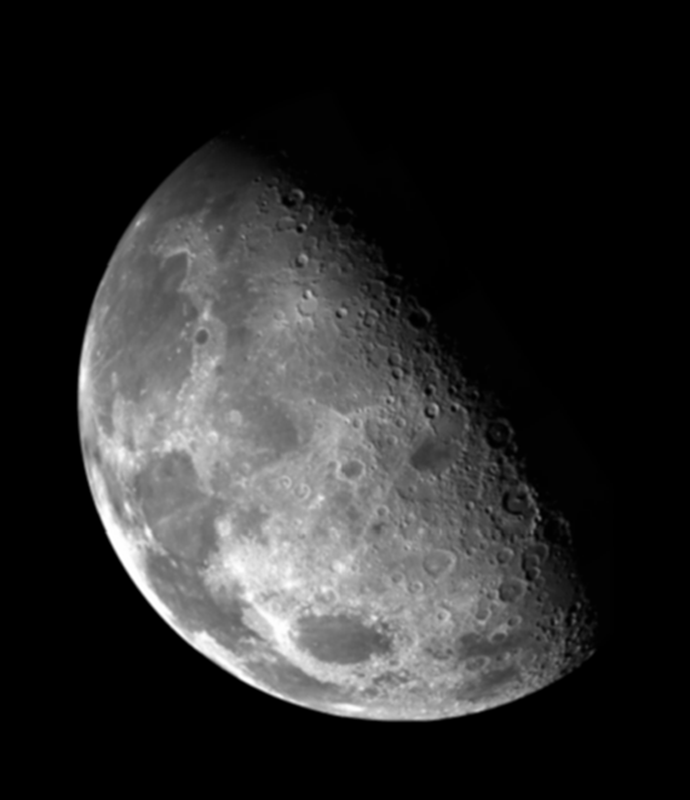
%> input picture HW2/blurry-moon.tif, 690 x 800 px, given in place of lungs.jpeg, which was not available
$ octave HW2.m   (GNU Octave 9; MATLAB toolbox functions it lacks are replaced by stand-ins)
%> lines starting %> are read from the running program, lines starting %| are printed output that depends on the picture; pictures that were not available may be replaced by others from this repository, and a replacement may not be noted
### HW2/unsharp.m
function im_out = unsharp(im_in, maskA, weight)
% INPUTS:
% im_in : Input Image
% maskA : small odd-sized lowpass filter mask (LPF)
% weight : positive number (k >= 1)

% OUTPUTS:
% im_out : Output Image

[a,b] = size( maskA );
maskB = zeros( size( maskA));
maskB(ceil(a/2),ceil(b/2)) = 1; % Original Signal (matrix of zeros with center 1)
maskC = maskB - maskA; % highFreq (HPF(orig)) = orig - LPF(orig)
maskD = maskB + weight * maskC; % output = orig + k * HPF(orig) : : unsharp mask
im_out = conv2(im_in,maskD,'valid');  % sharpened signal
end

### HW2/HW2.m
%% ECE 253, Homework 2
% _*|Shivani Bhakta|*_
% _*|   A13832428  |*_

%% Problem 1 Histogram Equalization
clc; close all;
img = imread("lungs.jpeg");
%> img is the input picture: size 800x690 uint8; min 0, max 255, mean 42.7
% figure, imshow(img);
img_gray = img(:,:,1);
figure, imshow(img_gray), title('grayscale lungs image');
ghe = histeq(img_gray);
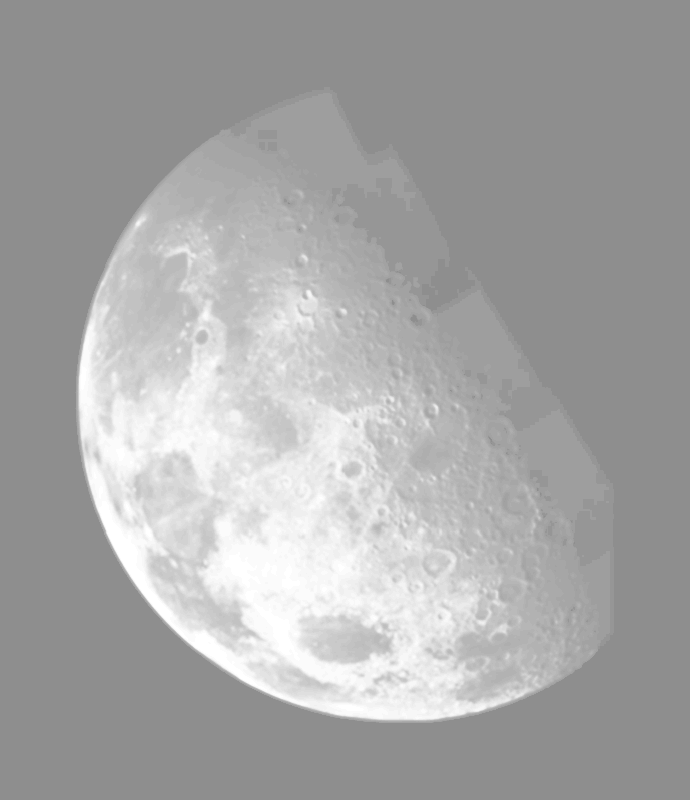
%> ghe: size 800x690 uint8; min 142, max 255, mean 167
% figure, imshow(ghe),
% title('global histogram equalized version - lungs image');

%% _Part(a)_

[n,y] = imhist(img_gray,256);
%> n = 256 values, max 313271 at index 1, min 77 at index 249, mean 2156.2; y = 256 values from 0 to 255
map = cumsum(n);
%> map = 256 values from 313271 to 552000
map = map / max(map); % normalize
%> map = 256 values from 0.568 to 1
figure, imshow(img_gray, [map map map]),
title('Gray image with CDF mapping part a');
% figure, plot(y,map), title('CDF'), hold on;
%%
% * Here, "map" represents the cummulative sum of the counts of each
% pixel (that are 0-255), given from the imhist. This will return the same
% matrix size as the input. Each entry is the cummulative sum of all the
% entries above. This means the last entry will be the total of the entire
% vector and the maximum value of the vector/1-D matrix.
% * When we divide the map we get from cumsum with the max value in the
% map, we are basically normalizing the array to be between 0 to 1. This
% allows for the plot to have x-axis going from 0 to 255, which are the
% pixel intensity and y-axis shown from 0 to 1 due to the normalization
% above and the plot has the increasing curve which represents the
% CDF (cummulative distribution function) of the histogram of the gray img.
% * With the imshow command the image being shown is showing the remapped
% pixels using the remapping function that is CDF of the image. The map
% input in imshow has an array of 3 map input because of the matlab
% colormap convention that takes in one value input for each RGB values. So
% basically each row of map is a three-element RGB triplet that specifies
% the red, green, and blue components of a single color of the colormap.

%% _Part(b)_

figure, plot(y,map), %title('CDF part a');
hold on;

% [n,y] = imhist(b,256);
n(1) = 0;
% n(255) = 0;
map = cumsum(n);
%> map = 256 values from 0 to 238729
map = map / max(map); % normalize
%> map = 256 values from 0 to 1
% figure, %.Position = [100 100 540 400];
plot(y,map)
% title('CDF after part b')
legend('CDF part a','CDF after part b')
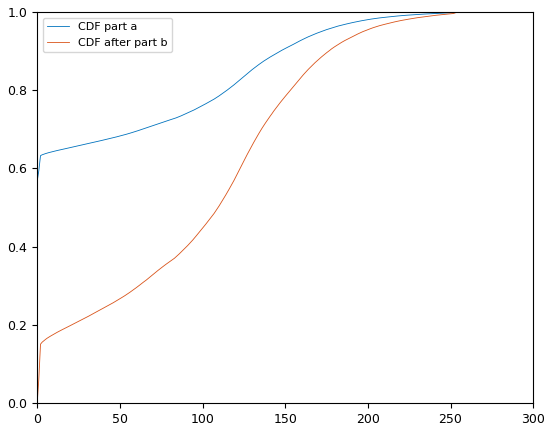
%> figure redrawn from the program's plot data; curve peaks at x = 255, y = 1

figure()
imshow(img_gray, [map map map])
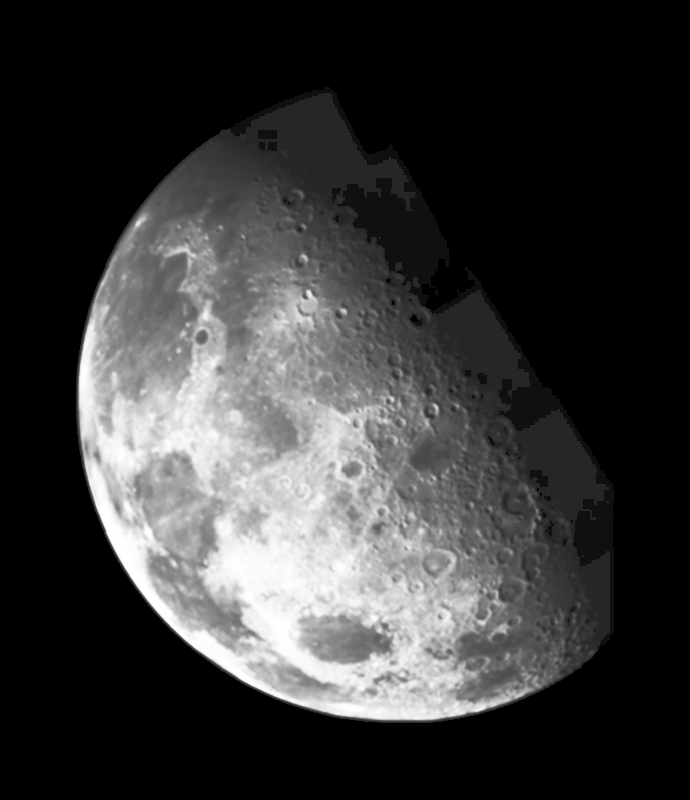
%> displayed picture: size 800x690x3, on the screen's scale of 0 to 255; min 0, max 255, mean 56
title('New image part b')

%%
%
% * As it can be seen from the image, the dark background in the image
% was hurting the histogram equalization. Thus if we just "ignore" those
% dark pixels aka the count of pixel 0 is 0, it will help a lot to see the
% smaller detailed in the image. This basically means we change our n
% variable's first entry to zero. So using the CDF of this n, we will be
% able to generate new map and plot the new image.
% * As it can be seen from the equalized images, in the new image we are
% able to see the details of the image clearly, which was not really
% visible due to the dark background from the first mapping. This can also
% be seen on the CDF plot, that we have zero pixels that are dark and this
% we just decreased the count of the darker pixels overall.
%

%% Problem 2 Noise Cleaning

clc; clear; close all;
% img = imread("lungs.jpeg");
cleanbaby = load('cleanbaby.mat').cleanbaby; % image w/o added noise
% image w/ salt noise added (vertical streaks)
babyS = load('babyS.mat').babyS;
baby2 = load('baby2.mat').baby2; %image w/ salt + low level gaussian noise

%% _Part(a)_

% * 1x3 Filter
MF_babyS = medfilt2(babyS,[1 3]);
MF_baby2 = medfilt2(baby2,[1 3]);

% mean squared error
mseS = immse(cleanbaby, MF_babyS);
mse2 = immse(cleanbaby, MF_baby2);


fprintf(['Following MSE is calculated on images filtered using ' ...
    'the 1x3 median filter. \n \n']);
fprintf(['The MSE betweeen the filtered babyS and cleanbaby ' ...
    'image: %f \n'], mseS);
fprintf(['The MSE betweeen the filtered baby2 and cleanbaby ' ...
    'image: %f \n'], mse2);

% * 3x3 Filter
MF_babyS = medfilt2(babyS,[3 3]);
MF_baby2 = medfilt2(baby2,[3 3]);

% mean squared error
mseS = immse(cleanbaby, MF_babyS);
mse2 = immse(cleanbaby, MF_baby2);


fprintf(['\nFollowing MSE is calculated on images filtered using ' ...
    'the 3x3 median filter. \n \n']);
fprintf(['The MSE betweeen the filtered babyS and cleanbaby ' ...
    'image: %f \n'], mseS);
fprintf(['The MSE betweeen the filtered baby2 and cleanbaby ' ...
    'image: %f \n'], mse2);

%%
%
% * The 1x3 filter does better (in terms of MSE) than 3x3 filter for babyS.
% The median filter in general is good for removing salt and pepper noise.
% Salt noise as we know it, is random white pixels (white dots in an image),
% which in our case is distributed like vertical streaks in babyS. Here what
% 1x3 median filter does is, it takes the 3 values in the neighborhood
% (within that row) and sorts them, chooses the median and assigns it to
% the pixel of interest. This forces pixels with distinct intensities to be
% more like it's neighbours. This 1x3 works better than 3x3, because, the
% former sorts all 9 values (includes 3 rows), potentialy having more noise,
% since our noise is distributed vertically, making it more error prone
% than just looking at the row, which 1x3 does well.
% * The 3x3 filter does better (in terms of MSE) than 1x3 filter for baby2.
% Notice that baby2 has added low level of Gaussian noise on top of the
% salt noise we saw in babyS. Thus even though 1x3 does better for babyS,
% it doesn't do that well for baby2 due to this added Gaussian noise. Here,
% 3x3 filter helps because of the low level of Gaussian noise, it will look
% at the entire neighbourhood and choose the median which will remove all
% the low extream as well as high and actually chooses the value in the
% sequence, rather than random number like mean filter could give, that
% might not even be part of the sequence.

%% _Part(b)_
MF_baby2 = medfilt2(baby2,[3 3]);
Spatial_filter = 1/8 * [0 1 0; 1 4 1; 0 1 0]; % mse = 6.177217
% Spatial_filter = 1/9 * ones(3,3);  % mse = 8.713174
% Spatial_filter = 1/10 * [1 1 1; 1 2 1; 1 1 1]; % mse = 8.092480
% Spatial_filter = 1/16 * [1 2 1; 2 4 2; 1 2 1]; % mse = 7.311363
SA_baby2 = imfilter(MF_baby2, Spatial_filter);

% mean squared error
mse3 = immse(cleanbaby, SA_baby2);

fprintf(['\nFollowing MSE is calculated on image filtered using ' ...
    'the 3x3 median filter \n' ...
    'and a spatial averaging 3x3 mean filter. \n \n']);
fprintf(['The MSE betweeen the filtered baby2 and cleanbaby ' ...
    'image: %f \n'], mse3);


MF_baby2 = medfilt2(baby2,[1 3]);
SA_baby2 = imfilter(MF_baby2, Spatial_filter);


% mean squared error
mse3 = immse(cleanbaby, SA_baby2);

fprintf(['\nFollowing MSE is calculated on image filtered using ' ...
    'the 1x3 median filter \n' ...
    'and a spatial averaging 3x3 mean filter. \n \n']);
fprintf(['The MSE betweeen the filtered baby2 and cleanbaby ' ...
    'image: %f \n'], mse3);

%%
%
% * Here, the sequential use of a median filter and a spatial averaging
% filter on the baby2 image that has both noise type works better than
% either of the median filters in part a. However, it is not a significant
% difference (just ~0.91 mse) from the lowest in part a.
% * We see that using the 1x3 is better than 3x3 median filter in this
% sequence, it is because of the same reason as mentioned in part a. We
% have vertical salt noise and hence 1x3 is better. So with first operation
% in the series, we are decreasing that salt noise. Once we get rid of most
% of the salt noise, we can say that we are somewhat only left with the
% Gaussian noise.
% * Now, because averaging works better with removing gaussian noise, we
% have better results than just using 3x3 median filter alone for
% the gaussian noise. Spatial average filter will replace each pixel with
% the average of it's all neighbours, this will help with the smoothing of
% the image.
% * One thing to note here is that, I tried varies spatial averaging
% filter, but the only one that actually recudes the error is the strong
% center weighted averaging filter, rather, the others don't give much
% different results that part a. This might be because we have the low
% frequency gaussian noise, and this the strong center helps with keeping
% the avg close to the pixel of interest and not skew towards the smaller
% outliers.


%% Problem 3 Unsharp Masking
%% _Part(a)_
clc; clear; close all;
type unsharp.m
%%
% *EXPLANATION*
%%
%
% * Mask B can be seen as the original signal, which is basically a matrix
% of zeros with 1 on the center position
% * Mask C is the difference of original signal and the input of mask A,
% which is the lowpass filter mask (LPF), which is basically highpass
% filter mask (HPF). Because orignal signal is just the summation of HPF
% and LPF
% * Mask D is the unsharp mask, which is the HPF added to the orignal
% signal with some positive weight multiplied to it.
% * This function performs edge sharpening by taking in the orignal image
% and lowpass filter image and finds the highpass filter mask to be added
% to the original image. By defination, the edge sharpened image is
% generated by adding the high frequency mask to the original image. What
% high frequency mask means the pixel values that changes quickly, and this
% happens on the edge of objects in an image. Thus, adding a weighted
% highpass filter mask, just "bolds" the borders or the edges of the image.
% Hence, this function performs edge sharpening by just adding the high
% frequency content to the input image.
%


%% _Part(b)_

tst = ones(128,1)*[64*ones(1,32) (64:4:188) 192*ones(1,32) 64*ones(1,32)];
% first 32 col'ns w/ value 64, then 32 col'ns 64 of ramp going from 64 to
% 199, then 32 columns of value 192 and finally 32 col'ns of value
% imshow(tst, [0 255])
figure()
plot(tst(64,:));
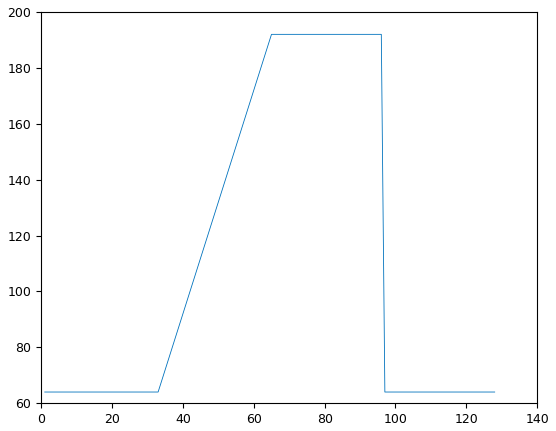
%> figure redrawn from the program's plot data; curve peaks at x = 65, y = 192

%%
% *Edge shapening with 3x3 Mask*

% weighted mask

mask1 = (1/9)  * ones(3,3);
% masks=[mask1,mask2,mask3,mask4];
weights = [1, 5, 10, 12];
figure()
for ii = 1:4
    outA = unsharp(tst,mask1, weights(ii));
    subplot(2,2,ii)
    imshow(outA, [0 255])
    str = sprintf("weight = %d",weights(ii));
    title(str)
end
sgtitle("With (3x3) mask1 = (1/9)  * ones(3,3)" )
figure()
plot(outA(64,:));
%> figure, not shown here; curve peaks at x = 95, y = 704

% center-weighted low pass filter

mask2 = (1/8)  * [0 1 0; 1 4 1; 0 1 0];
figure()
for ii = 1:4
    outA = unsharp(tst,mask2, weights(ii));
    subplot(2,2,ii)
    imshow(outA, [0 255])
    str = sprintf("weight = %d",weights(ii));
    title(str)
end
sgtitle("With (3x3) mask2 = (1/8)  * [0 1 0; 1 4 1; 0 1 0]" )

figure()
plot(outA(64,:));
%> figure, not shown here; curve peaks at x = 95, y = 384
% [10 lines of commented-out code are left out]

mask4 = (1/16) * [1 2 1; 2 4 2; 1 2 1];
figure()
for ii = 1:4
    outA = unsharp(tst,mask4, weights(ii));
    subplot(2,2,ii)
    imshow(outA, [0 255])
    str = sprintf("weight = %d",weights(ii));
    title(str)
end
sgtitle("With (3x3) mask4 = (1/16) * [1 2 1; 2 4 2; 1 2 1]" )
figure()
plot(outA(64,:));
%> figure, not shown here; curve peaks at x = 95, y = 576
%%
% * First, looking at the images as we increase the weight for the highpass
% filter, we get a higher jump from bright to dark regions. This means that
% we have a white region on the left of the black line aka the border. This
% is again "bolding" the edge due to the HPF. The higher the weight the
% bolder it gets. This is true for all 3x3, 5x5, and 7x7 Lowpass filters.
% * Now, let's look at what happens when we increase the filter size, the
% edges get smoother and brighter.
% * Another differece we can observe is the different between the
% center-weighted low pass filter vs regular avg. The different is not much
% evident, but if we look closer, the images does seem little darker
% for the center-weighted over the regular filter, for both 3x3 and 5x5
% filter.
%
%%
% *Edge shapening with 5x5 Mask*

mask1 = 1/25 *ones(5,5);
figure()
for ii = 1:4
    outA = unsharp(tst,mask1, weights(ii));
    subplot(2,2,ii)
    imshow(outA, [0 255])
    str = sprintf("weight = %d",weights(ii));
    title(str)
end
sgtitle("With (5x5) mask1 = 1/25 *ones(5,5)" )
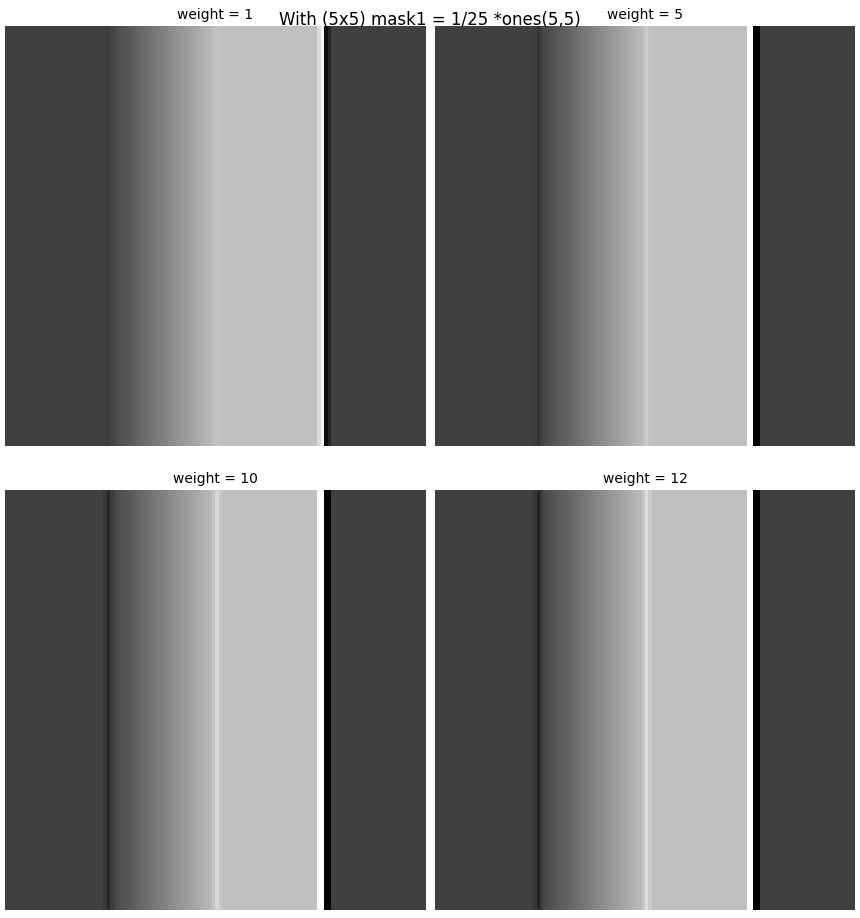
%> figure redrawn from the program's plot data, 4 panels

figure()
plot(outA(64,:));
%> figure, not shown here; curve peaks at x = 94, y = 806.4

%%
mask2 = (1/125)* [1  4  6  4 1;
                  4 16 24 16 4;
                  6 24 36 24 6;
                  4 16 24 16 4;
                  1  4  6  4 1 ];
figure()
for ii = 1:4
    outA = unsharp(tst,mask1, ii);
    subplot(2,2,ii)
    imshow(outA, [0 255])
    str = sprintf("weight = %d",ii);
    title(str)
end
sgtitle("With (5x5) mask2" )

figure()
plot(outA(64,:));
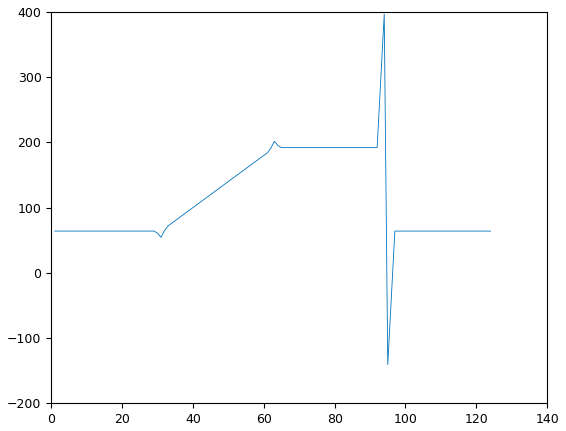
%> figure redrawn from the program's plot data; curve peaks at x = 94, y = 396.8
%%
% *Edge shapening with 7x7 Mask*

mask1 = 1/49 * ones(7,7);
figure()
for ii = 1:4
    outA = unsharp(tst,mask1, weights(ii));
    subplot(2,2,ii)
    imshow(outA, [0 255])
    str = sprintf("weight = %d",weights(ii));
    title(str)
end
%> this loop made 4 passes
%> pass 2, `imshow(outA, [0 255])`:
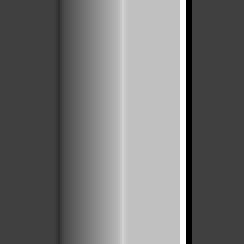
%> displayed picture: size 122x122, on the screen's scale of 0 to 255 (shown 2 times larger); min 0, max 255, mean 113.8
sgtitle("With (7x7) mask1" )

figure()
plot(outA(64,:));

%% _Part c_

%> (the run ends here)
